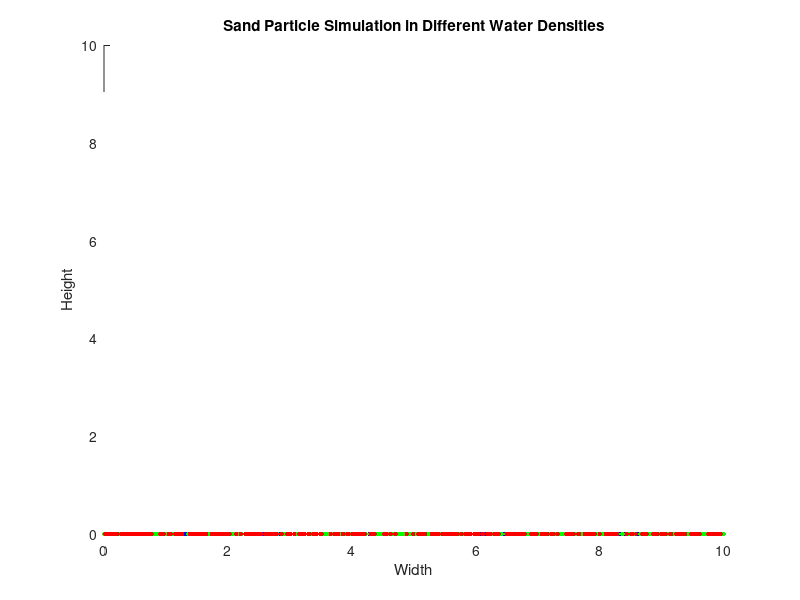

Write MATLAB code to recreate this figure.
function density_simulation()
% script m-file: density_simulation.m
%
% Simplified coarse sand particle simulation in different water densities
% using Stokes' Law and assuming no interactions.

clc; clear; close all;

num = 1000;
cWidth = 10;
cHeight = 10;
timeStep = 0.03;
numSteps = 400;
min_w_d = 800;
max_w_d = 1200;
grain_d = 2600;
gravity = [0, -9.8];
drag_coef = 0.1;

positions = [rand(num, 1) * cWidth, ...
             (cHeight - 1) * ones(num, 1)];
vels = zeros(num, 2);
water_d = rand(num, 1) * (max_w_d - min_w_d) + min_w_d;

% Stokes' Law approximation
settling_vels = (2/9) * gravity(2) * (grain_d - water_d) .* 0.001^2 / (1e-3);

low_d_color = [0, 0, 1];    % Blue for low densities
mid_d_color = [0, 1, 0];    % Green for mid densities
high_d_color = [1, 0, 0];   % Red for high densities
whi_color = [1, 1, 1];

low_d_p = water_d < (min_w_d + (max_w_d - min_w_d) / 3);
mid_d_p = water_d >= (min_w_d + (max_w_d - min_w_d) / 3) & ...
                      water_d < (min_w_d + 2 * (max_w_d - min_w_d) / 3);
high_d_p = water_d >= (min_w_d + 2 * (max_w_d - min_w_d) / 3);

    figure;
    axis([0 cWidth 0 cHeight]);
    title('Sand Particle Simulation in Different Water Densities');
    xlabel('Width');
    ylabel('Height');
    hold on;

        plot(positions(low_d_p, 1), positions(low_d_p, 2), '.', 'Color', low_d_color, 'MarkerSize', 10);
        plot(positions(mid_d_p, 1), positions(mid_d_p, 2), '.', 'Color', mid_d_color, 'MarkerSize', 10);
        plot(positions(high_d_p, 1), positions(high_d_p, 2), '.', 'Color', high_d_color, 'MarkerSize', 10);

for t = 1:numSteps
        plot(positions(low_d_p, 1), positions(low_d_p, 2), '.', 'Color', whi_color, 'MarkerSize', 10);
        plot(positions(mid_d_p, 1), positions(mid_d_p, 2), '.', 'Color', whi_color, 'MarkerSize', 10);
        plot(positions(high_d_p, 1), positions(high_d_p, 2), '.', 'Color', whi_color, 'MarkerSize', 10);

    vels(:,2) = vels(:,2) - drag_coef * vels(:,2);

    vels(:,2) = vels(:,2) + settling_vels * timeStep;
    positions(:,2) = positions(:,2) + vels(:,2) * timeStep;

    atBottom = positions(:,2) < 0;
    vels(atBottom, 2) = 0;
    positions(atBottom, 2) = 0;

        plot(positions(low_d_p, 1), positions(low_d_p, 2), '.', 'Color', low_d_color, 'MarkerSize', 10);
        plot(positions(mid_d_p, 1), positions(mid_d_p, 2), '.', 'Color', mid_d_color, 'MarkerSize', 10);
        plot(positions(high_d_p, 1), positions(high_d_p, 2), '.', 'Color', high_d_color, 'MarkerSize', 10);
    
    pause(0.05);
end

% EOF
